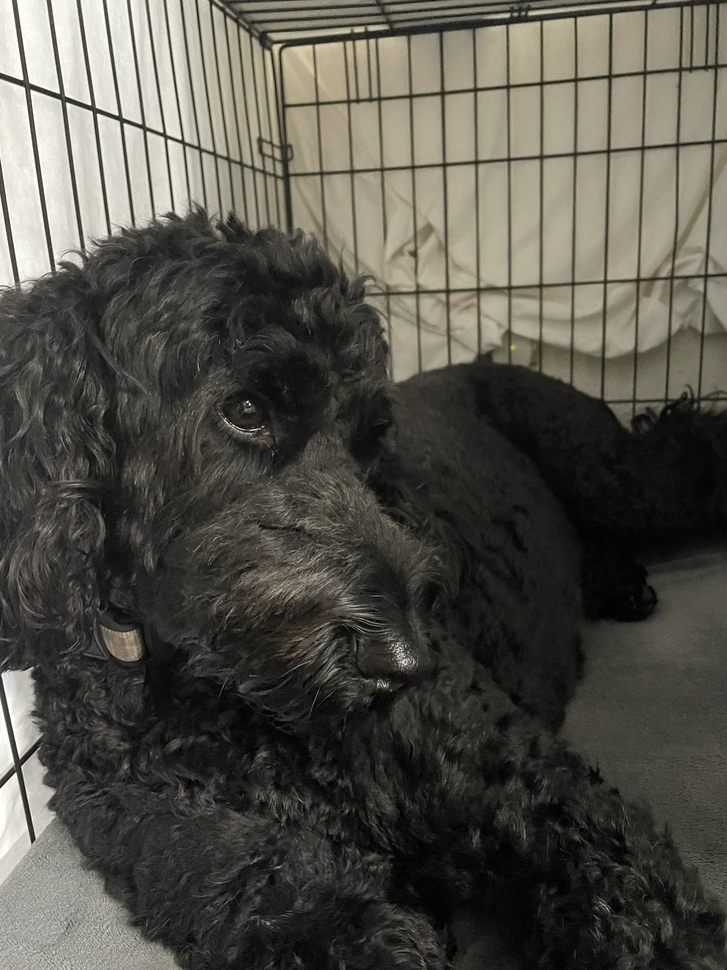
#> input picture IMG_0463.jpg, 727 x 970 px, shrunk from 3024 x 4032 before the run
$ python rocky_invis.py
#> lines starting #> are read from the running program, lines starting #| are printed output that depends on the picture; after the words box and inside, x2 and y2 are one past the last pixel; in counts of white or black regions, pixels touching at a corner belong together
import cv2
import numpy as np

# Load the image with the black object and the background image
black_object = cv2.imread('IMG_0463.jpg')
#> black_object is the input picture: shape (970, 727, 3); mean B, G, R 73.1, 81.3, 83.2
background = cv2.imread('IMG_0464.jpg')
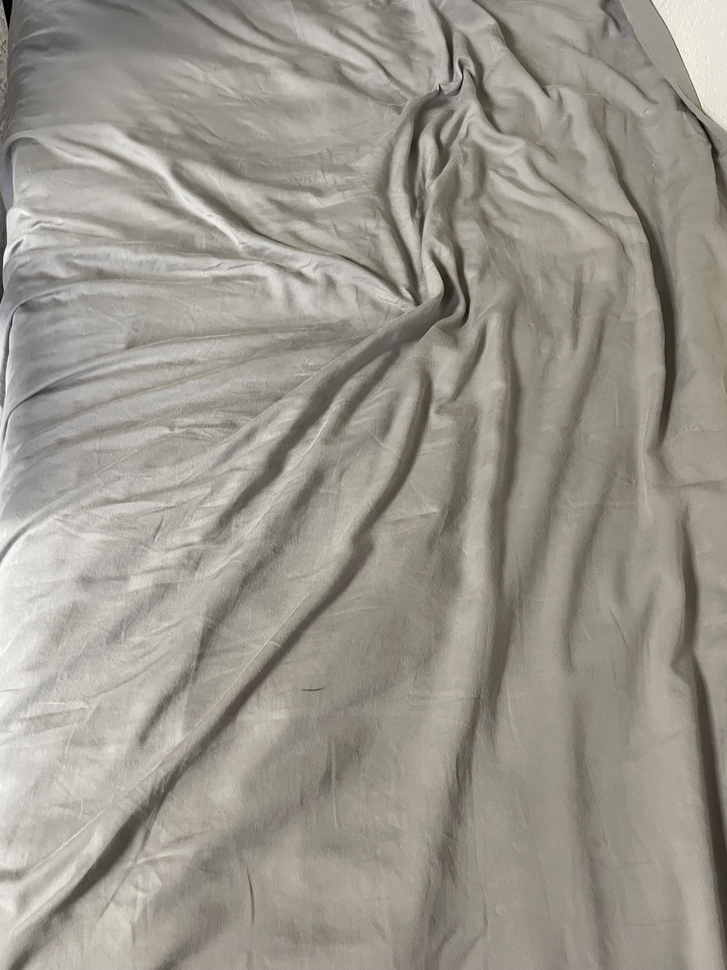
#> input picture IMG_0464.jpg, 727 x 970 px, shrunk from 3024 x 4032 before the run
#> background is the input picture: shape (970, 727, 3); mean B, G, R 140.8, 150.3, 154.8

# Define the black color range in grayscale
lower_black = np.array([0])
upper_black = np.array([50])

# Convert the images to grayscale
black_object_gray = cv2.cvtColor(black_object, cv2.COLOR_BGR2GRAY)
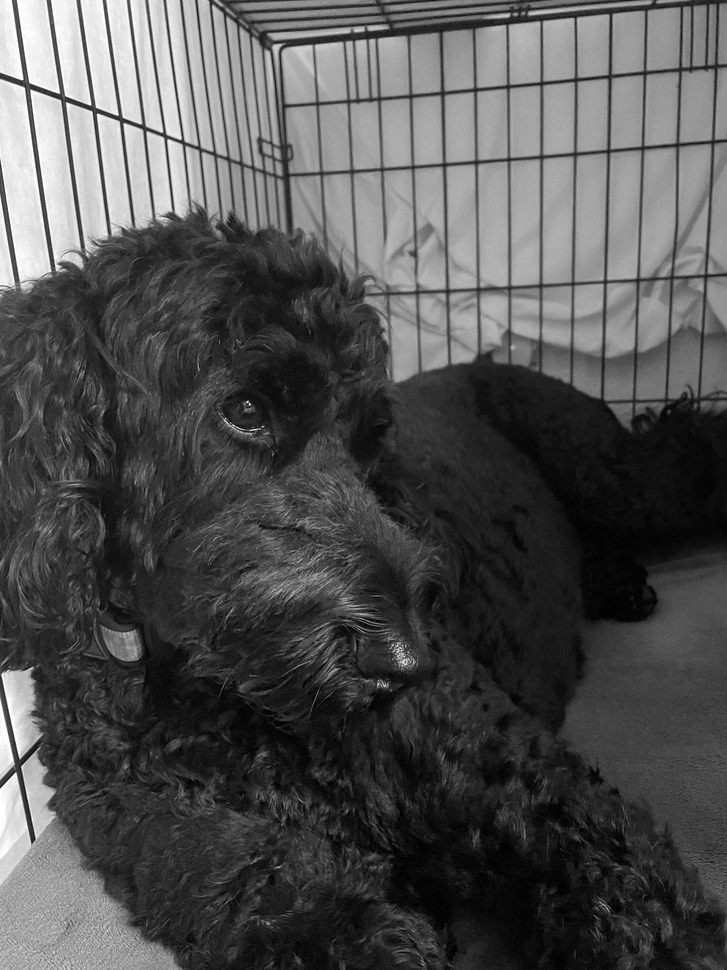
#> black_object_gray: shape (970, 727); min 0, max 255, mean 81

# Create a mask that identifies the black object
mask = cv2.inRange(black_object_gray, lower_black, upper_black)
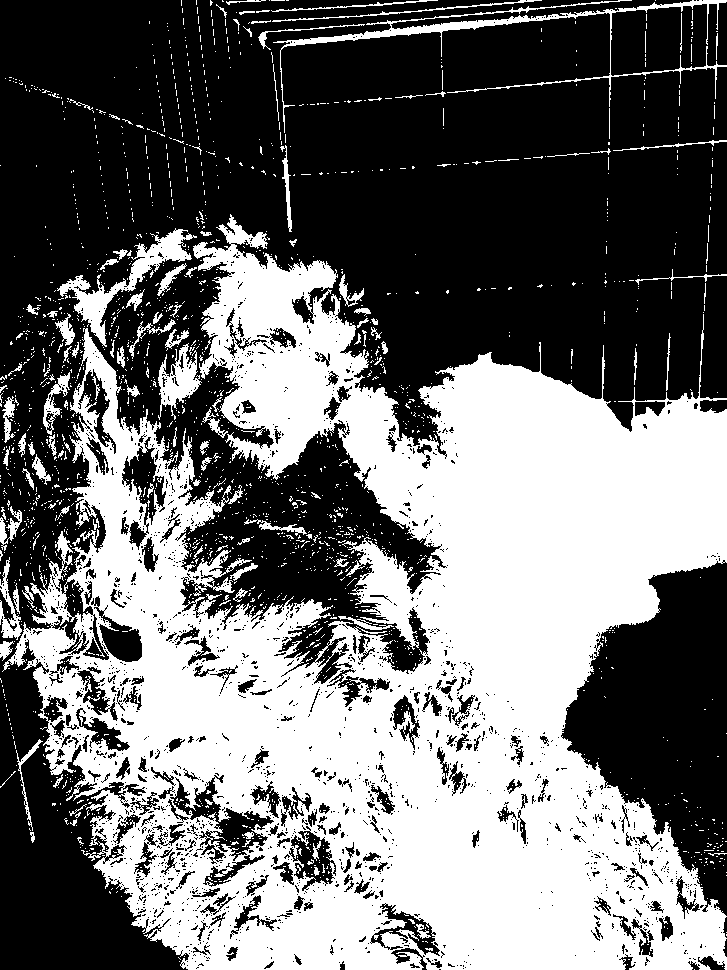
#> mask: shape (970, 727); 43.7% white; 2036 white regions (1909 under 20 px), largest, box (x1, y1, x2, y2) and area: (2, 214, 727, 970) 283487, (273, 0, 727, 133) 3761, (57, 228, 197, 347) 3089

# Invert the mask
inverted_mask = cv2.bitwise_not(mask)

# Apply the mask to the black object and the inverted mask to the background
invisible_object = cv2.bitwise_and(black_object, black_object, mask=inverted_mask)
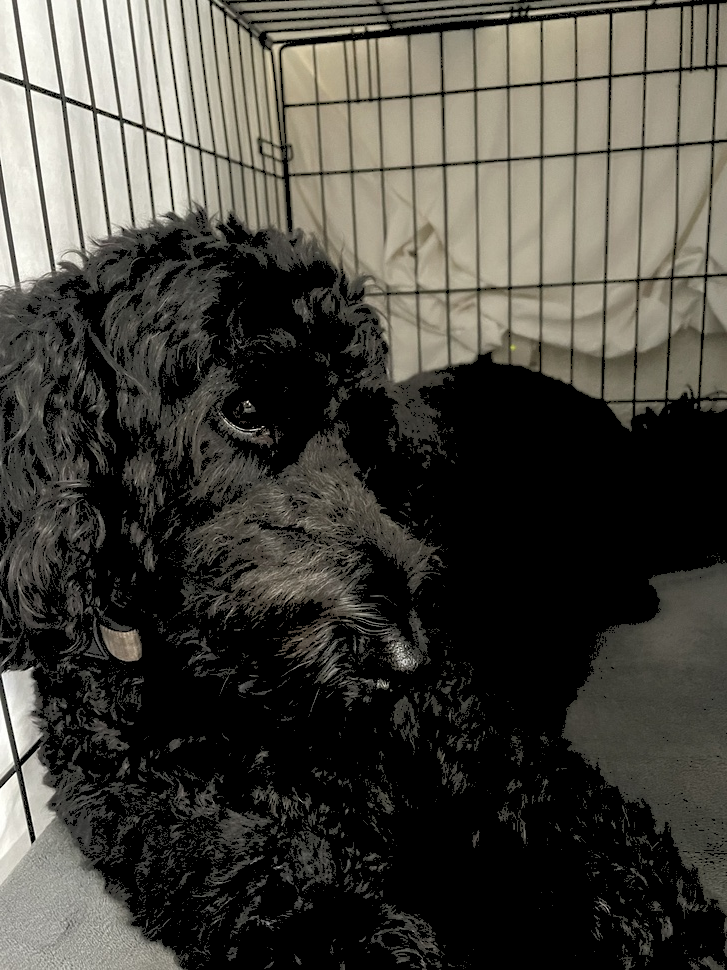
#> invisible_object: shape (970, 727, 3); mean B, G, R 61.9, 68.7, 70.7
visible_background = cv2.bitwise_and(background, background, mask=mask)
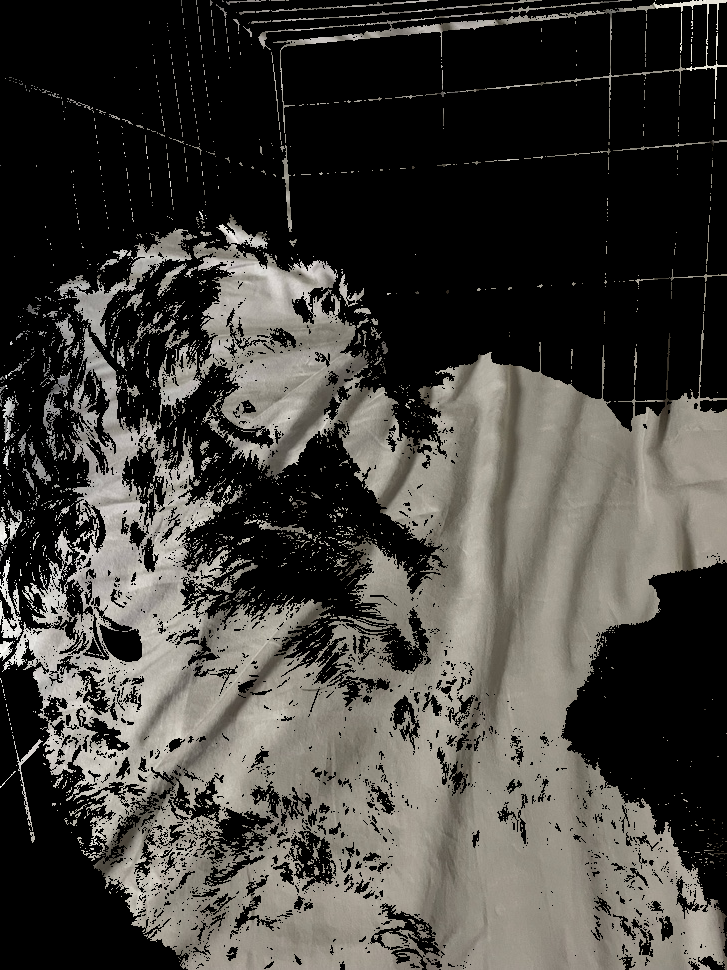
#> visible_background: shape (970, 727, 3); mean B, G, R 60.5, 65.1, 67.2

# Combine the two images to create the final result
final_image = cv2.add(invisible_object, visible_background)
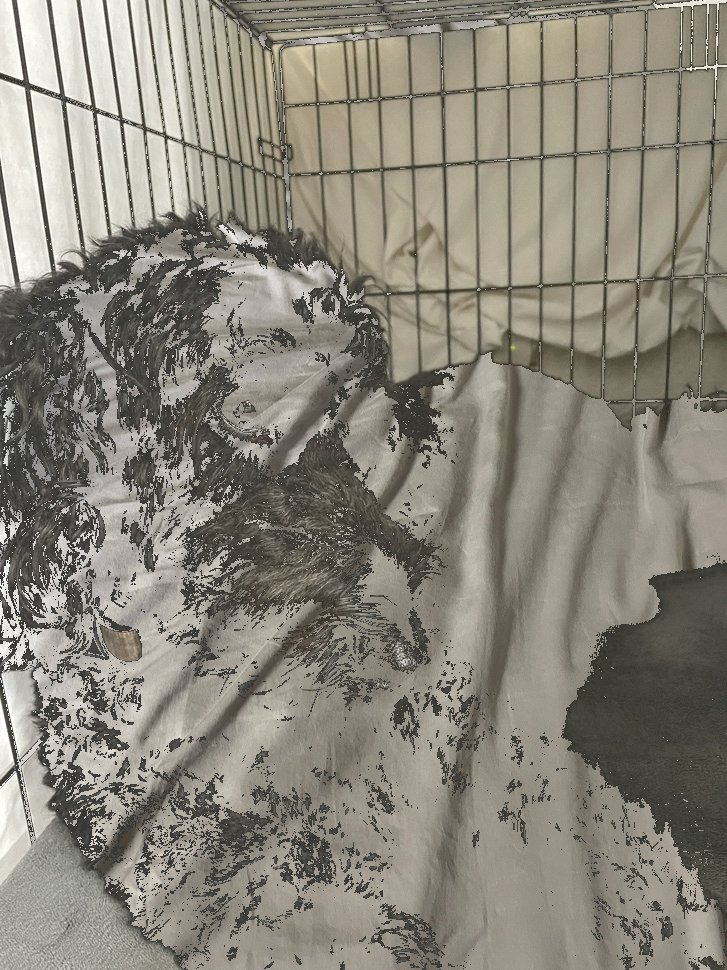
#> final_image: shape (970, 727, 3); mean B, G, R 122.4, 133.8, 137.9

# Display the final result
cv2.imshow('Invisibility Effect', final_image)
cv2.waitKey(0)
cv2.destroyAllWindows()
